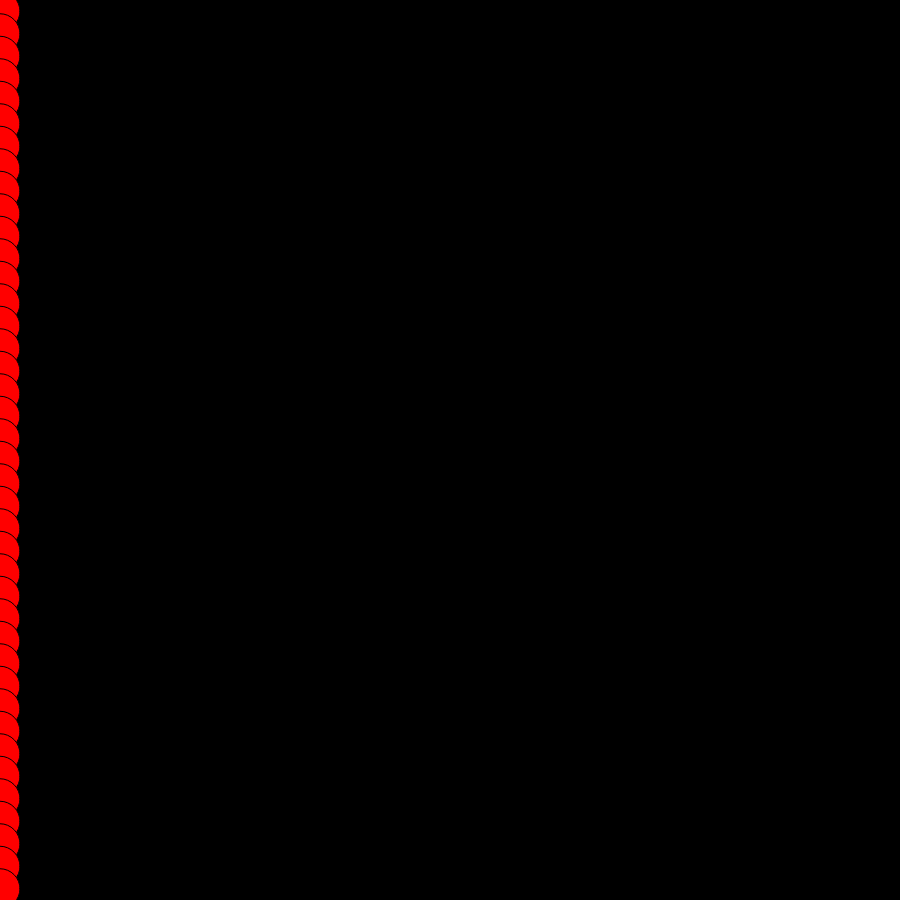
Frame 1 (no input)
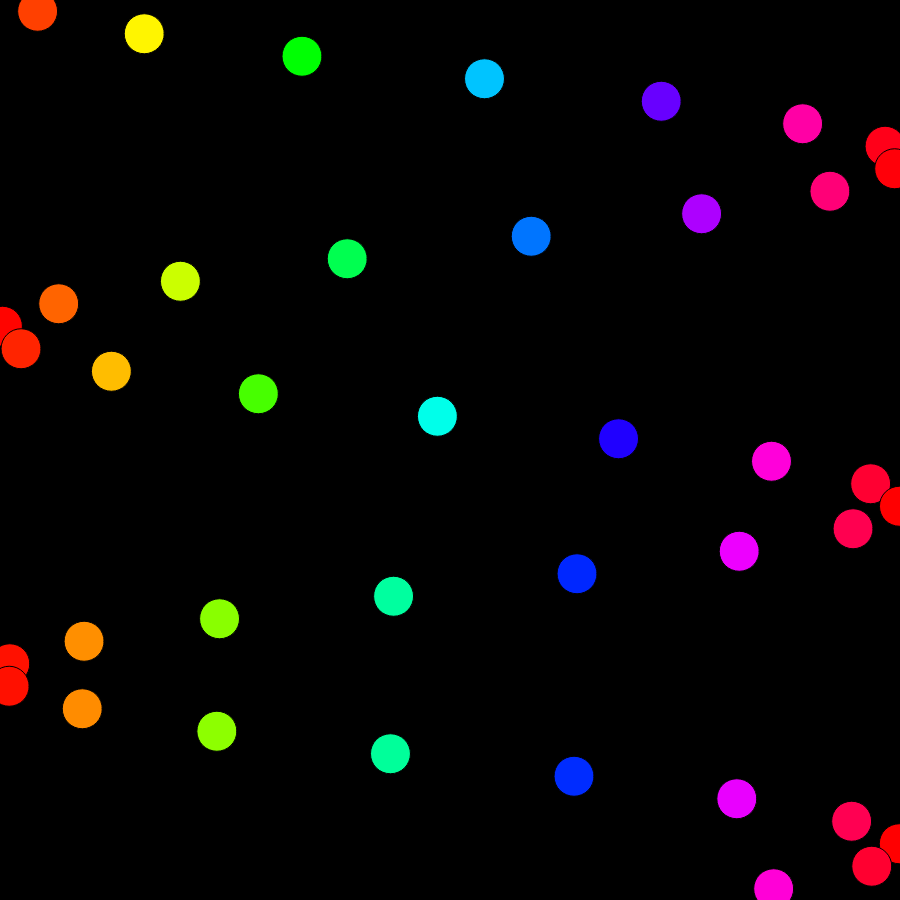
Frame 60 (no input)
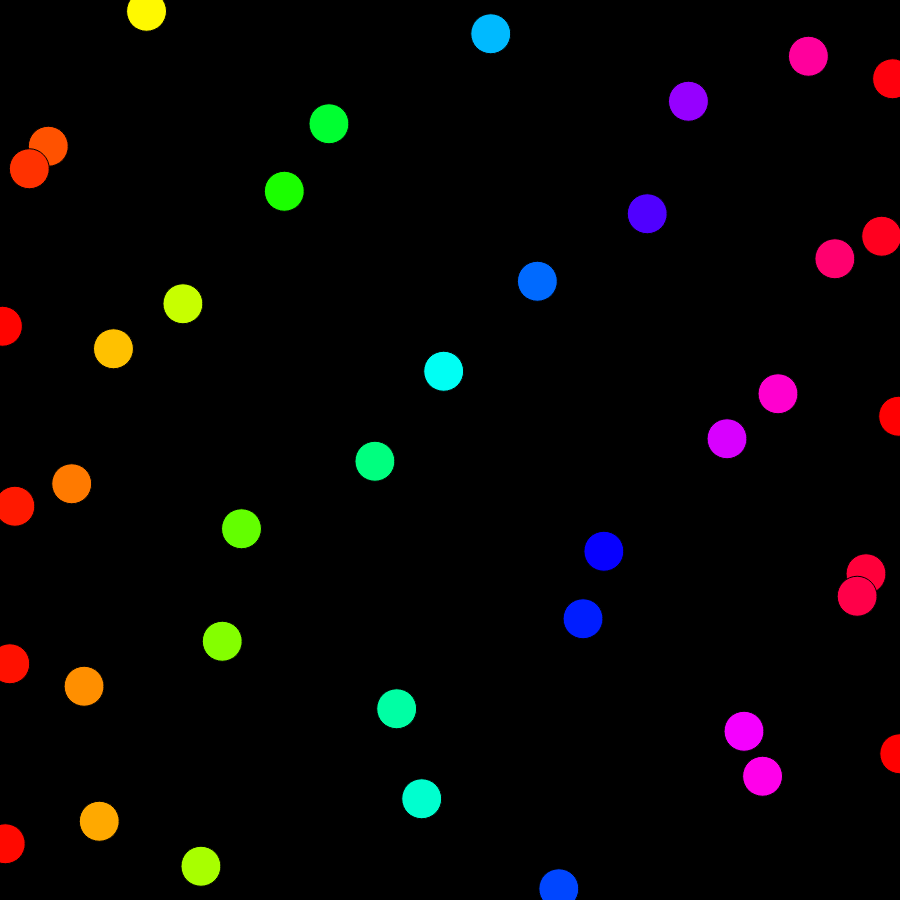
Frame 120 (the mouse pressed at the canvas centre since frame 60)

The p5.js sketch that drew these frames (run headless with seeded random() and noise() and a simulated clock; from frame 60 on, the mouse is pressed at the canvas centre):

// p5.js sketch
// ── sketch.js
let amount = 40;
let diameter = 40;
let startingX = 0;
let offset;
let angle = 0;
let startingAngle = 270;
let multiplier;
let speed = 0.4;

function setup(){
    createCanvas(900, 900);
    angleMode(DEGREES);
    colorMode(HSL);
    multiplier = width / 2;
}

function draw(){
    background(0);
    calculateOffset();
    generateCircles();
    angle = (angle + speed) % 360;
}

function calculateOffset(){
    offset = height / amount;
}

function generateCircles(){
    for (let i = 0; i < amount; i++) {
        let currentAngle = startingAngle + angle * (i+1);
        let x = (sin(currentAngle) + 1) * multiplier;
        let y = offset * i + offset / 2;
        let colorVar = map(x, 0, width, 0, 360);
        fill(colorVar, 100, 50, 1);
        circle(x, y, diameter);
    }
}
